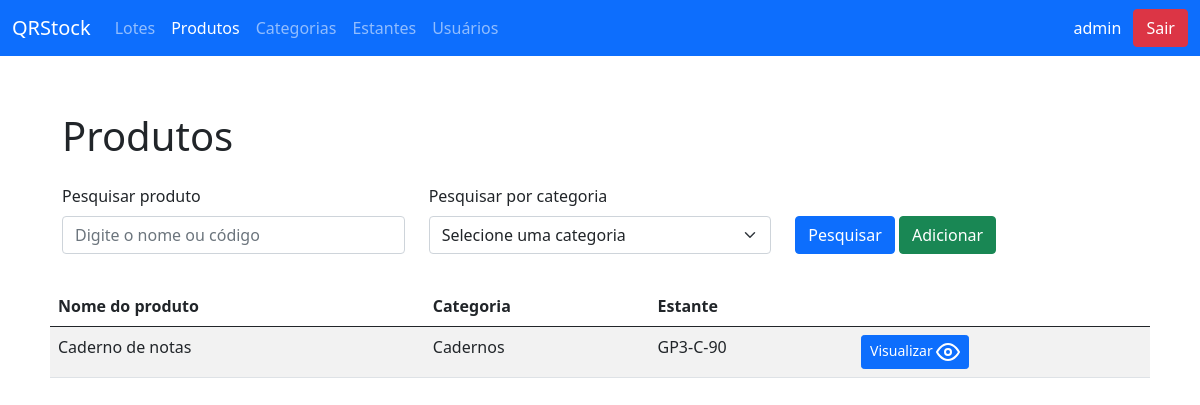
Page /products/ (signed in) on the earlier database version.
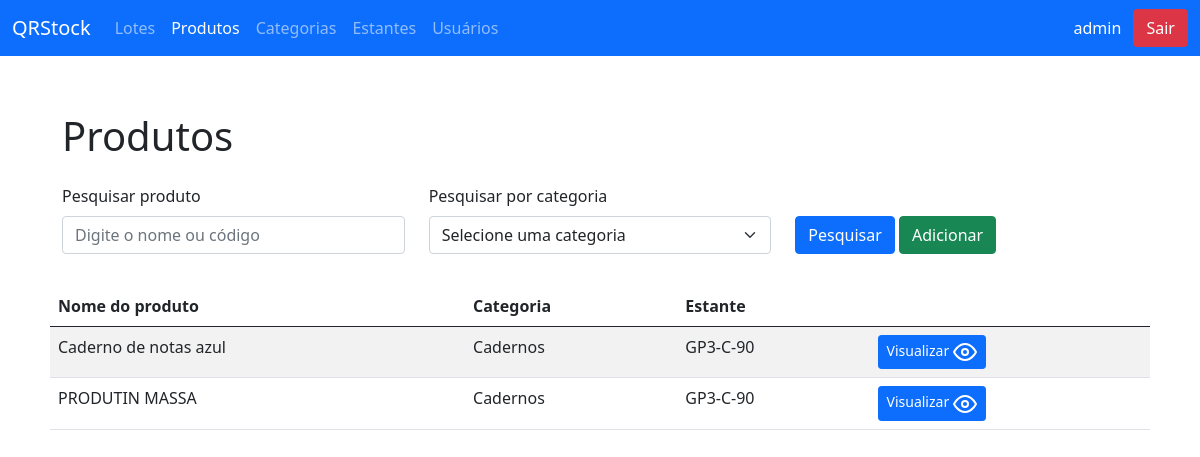
Same page on the later database version.
### QRcodeStock/models.py (models this page shows, shortened)
class Produto(models.Model):
    id_categoria = models.ForeignKey(Categoria,
                                     on_delete=models.CASCADE,
                                     verbose_name='ID Categoria')
    qr_code_url = models.CharField(max_length=50)
    nome = models.CharField(max_length=50)
    peso = models.DecimalField(max_digits=5, decimal_places=2)
    altura = models.DecimalField(max_digits=3, decimal_places=2, default=1.00)
    largura = models.DecimalField(max_digits=3, decimal_places=2, default=1.00)
    comprimento = models.DecimalField(max_digits=3,
                                      decimal_places=2,
                                      default=1.00,
                                      blank=True, null=True)
    descricao = models.CharField(max_length=350)
    num_prateleira = models.IntegerField(default=0)
    valor_compra = models.DecimalField(max_digits=10,
                                       decimal_places=2,
                                       default=10.00)
    valor_venda = models.DecimalField(max_digits=12,
                                      decimal_places=2,
                                      default=15.00)
    id_estante = models.ForeignKey(Estante,
                                   on_delete=models.CASCADE,
                                   verbose_name='ID Estante')
    numero_prateleira = models.IntegerField()
    class Meta:
        verbose_name_plural = 'Produtos'

class Categoria(models.Model):
    nome = models.CharField(max_length=50)
    descricao = models.CharField(max_length=100)
    class Meta:
        verbose_name_plural = 'Categorias'

class Estante(models.Model):
    codigo = models.CharField(max_length=50)
    galpao = models.CharField(max_length=50)
    corredor = models.CharField(max_length=50)
    quantidade_prateleiras = models.IntegerField(blank=True, null=True)
    class Meta:
        verbose_name_plural = 'Estantes'

### QRcodeStock/views.py (the view)
# urls.py: path('products/', list_products, name='url_list_products'),
@login_required
def list_products(request):
    categories = Categoria.objects.all()
    if request.POST:
        if request.POST['filter']:
            products = Produto.objects.filter(nome=request.POST['filter'])
        else:
            products = Produto.objects.all()
        if request.POST['category-filter']:
            if request.POST['category-filter'] != 0:
                products = Produto.objects.filter(id_categoria=request.POST['category-filter'])
        else:
            products = Produto.objects.all()
    else:
        products = Produto.objects.all()
    context = {'titulo': 'QRStock - Lista de produtos', 'products': products, 'categories': categories}
    return render(request, 'listagem/produtos.html', context)

### QRcodeStock/templates/listagem/produtos.html (shortened to what this page needs)
{% extends 'base.html' %}
{% block conteudo %}
  <div class="container-md" style="margin: 56px auto 32px; padding: 0 32px;">
    <div class="row">
      <div class="col-md-12">
        <h1>Produtos</h1>
      </div>
    </div>
    <form method="post" class="row" style="margin-top: 16px;">
      <div class="col-md-4">
        <label for="pesquisa" class="form-label">Pesquisar produto</label>
        <input type="text" class="form-control" id="pesquisa" name="filter"
               placeholder="Digite o nome ou código">
      </div>
      <div class="col-md-4">
        <label for="categoria" class="form-label">Pesquisar por categoria</label>
        <select class="form-select" id="categoria" name="category-filter">
          <option value="0" selected>Selecione uma categoria</option>
        </select>
      </div>
      <div class="col-md-4 d-flex align-items-end">
        <button
          type="submit"
          class="btn btn-primary"
          id="pesquisar-produto"
        >
          Pesquisar
        </button>
          <a href="/add_product/">
          <button
                type="button"
                class="btn btn-success"
          >
          Adicionar
          </button>
              </a>
      </div>
    </form>
    <div class="row" style="margin-top: 32px;">
      <table class="table table-striped">
        <thead>
          <th>Nome do produto</th>
          <th>Categoria</th>
          <th>Estante</th>
          <th></th>
        </thead>
        <tbody>
          {% for product in products %}
              <tr>
                <td>{{ product.nome }}</td>
                <td>{{ product.id_categoria.nome }}</td>
                <td>{{ product.id_estante.codigo }}</td>
                <td>
                  <a href="{% url 'url_show_product' product.id %}" class="btn btn-primary btn-sm">
                    Visualizar <i style="font-size: 12px;" data-feather="eye"></i>
                  </a>
                </td>
              </tr>
          {% endfor %}
        </tbody>
      </table>
    </div>
  </div>
{% endblock %}

Differences in the rows shown:
changed Produto: nome "Caderno de notas" → "Caderno de notas azul"
added Produto: nome "PRODUTIN MASSA", id_categoria.nome "Cadernos", id_estante.codigo "GP3-C-90"
